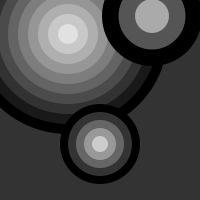
Frame 1 (no input)
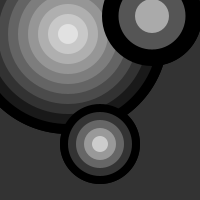
Frame 2 (the mouse pressed at the canvas centre, redrawn once)

The Processing sketch that drew these frames (run headless with seeded random() and noise(); the mouse was pressed at the canvas centre and the sketch redrawn once):

// Processing sketch: Functions
// ── Functions.pde
/**
 * Functions. 
 * 
 * The draw_target() function makes it easy to draw many distinct targets. 
 * Each call to draw_target() specifies the position, size, and number of 
 * rings for each target. 
 * 
 * Updated 21 August 2002
 */

void setup() 
{
  size(200, 200);
  background(51);
  noStroke();
  smooth();
  noLoop();
}

void draw() 
{
  draw_target(68, 34, 200, 10);
  draw_target(152, 16, 100, 3);
  draw_target(100, 144, 80, 5);
}

void draw_target(int xloc, int yloc, int size, int num) 
{
  float grayvalues = 255/num;
  float steps = size/num;
  for(int i=0; i<num; i++) {
    fill(i*grayvalues);
    ellipse(xloc, yloc, size-i*steps, size-i*steps);
  }
}
